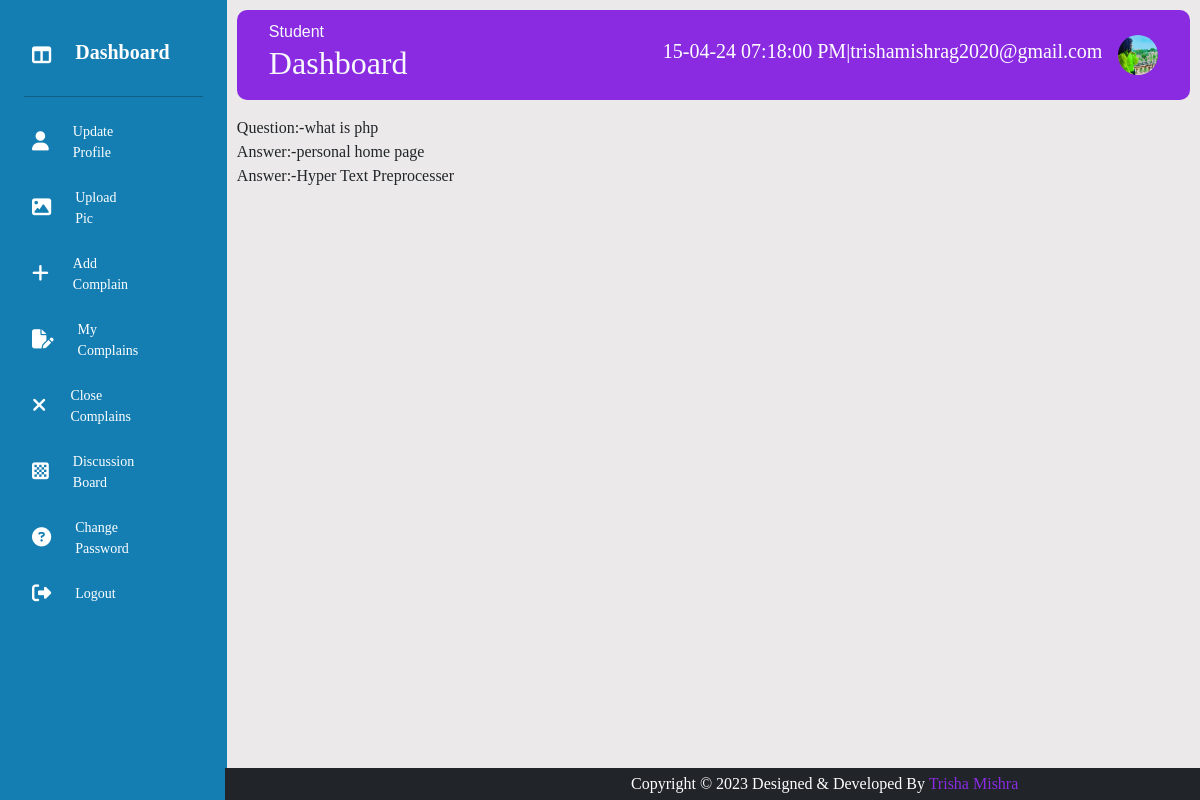
Screenshot of /view.php?id=1 (signed in) with the database file from the repository.
### tables this page shows
CREATE TABLE IF NOT EXISTS `tbl_user` (
  `uid` int(11) NOT NULL AUTO_INCREMENT,
  `name` varchar(60) NOT NULL,
  `fname` varchar(60) NOT NULL,
  `gender` varchar(6) NOT NULL,
  `email` varchar(30) NOT NULL,
  `password` varchar(40) NOT NULL,
  `mobile` bigint(20) NOT NULL,
  `dob` date NOT NULL,
  `address` varchar(60) NOT NULL,
  `city` varchar(12) NOT NULL,
  `pincode` int(11) NOT NULL,
  `course` varchar(20) NOT NULL,
  `sid` int(11) NOT NULL,
  `cid` int(11) NOT NULL,
  `profile_pic` varchar(200) NOT NULL,
  `status` varchar(5) NOT NULL,
  `dor` varchar(10) NOT NULL,
  PRIMARY KEY (`uid`)
);

CREATE TABLE IF NOT EXISTS `tbl_ques` (
  `qid` int(11) NOT NULL AUTO_INCREMENT,
  `uid` int(11) NOT NULL,
  `question` varchar(200) NOT NULL,
  `date` varchar(10) NOT NULL,
  PRIMARY KEY (`qid`)
);

CREATE TABLE IF NOT EXISTS `tbl_ans` (
  `aid` int(11) NOT NULL AUTO_INCREMENT,
  `uid` int(11) NOT NULL,
  `qid` int(11) NOT NULL,
  `answer` varchar(200) NOT NULL,
  `date` varchar(10) NOT NULL,
  PRIMARY KEY (`aid`)
);

### view.php (the view)
<?php
$qid=$_REQUEST['id'];
include("connection.php");
include("headeruser.php");
$query="select * from tbl_ans where qid='$qid'";
$res=mysqli_query($con,$query);
$query2="select * from tbl_ques where qid='$qid'";
$res2=mysqli_query($con,$query2);
if($row2=mysqli_fetch_array($res2))
    {
        echo "Question:-";
        echo $row2['question'];
        echo "<br/>";
    }
while($row=mysqli_fetch_array($res))
{
    echo "Answer:-";
echo $row['answer'];
echo "<br/>";
}
?>
<?php
include("mainuser.php");
?>

### headeruser.php (shortened to what this page needs)
<?php
$email=$_SESSION['user'];
include("connection.php");
$query="select * from tbl_user where email='$email'";
$res=mysqli_query($con,$query);
while($row=mysqli_fetch_array($res))
{
$filename=$row['profile_pic'];
 }
?>
<!DOCTYPE html>
<html lang="en">
<head>
    <link rel="stylesheet" href="https://cdnjs.cloudflare.com/ajax/libs/font-awesome/6.4.2/css/all.min.css" />
    <link rel="stylesheet" href="css/bootstrap.css">
</head>
<body>
    <div class="slidebar">
        <div class="logo"></div>
        <ul class="menu">
        <li class="active">
                <a href="userdashboard.php">
                <i class="fa-solid fa-table-columns"></i>
                    <h5><span><b>Dashboard</b></span></h5>
                </a>
            </li>
            <hr style="color:black;"/>
            <li>
                <a href="update.php">
                <i class="fas fa-user"></i>
                    <span>Update <br/>Profile</span>
                </a>
            </li>
            <li>
                <a href="pic.php">
                <i class="fa-solid fa-image"></i>
                    <span>Upload <br/>Pic</span>
                </a>
            </li>
            <li>
                <a href="addcomplain.php">
                <i class="fa-sharp fa-solid fa-plus"></i>
                    <span>Add <br/>Complain</span>
                </a>
            </li>
            <li>
                <a href="mycomplain.php">
                <i class="fa-solid fa-file-pen"></i>
                <span>My <br/>Complains</span>
                </a>
            </li>
            <li>
                <a href="closecomplain.php">
                <i class="fa-sharp fa-solid fa-xmark"></i>
                    <span>Close <br/>Complains</span>
                </a>
            </li>
            <li>
                <a href="discuss.php">
                <i class="fa-solid fa-chess-board"></i>
                    <span>Discussion <br/>Board</span>
                </a>
            </li>
            <li>
                <a href="userchangepass.php">
                    <i class="fas fa-question-circle"></i>
                    <span>Change <br/>Password</span>
                </a>
            </li>
            <li>
                <a href="studentlogout.php">
                <i class="fas fa-sign-out-alt"></i>
                    <span>Logout</span>
                </a>
            </li>
        </ul>
    </div>
    <div class="main--content">
        <div class="header--wrapper">
            <div class="header--title">
                <span  class="text-light" style="font-family:sans-serif;">Student</span>
                <h2 class="text-light" >Dashboard</h2>
            </div>
            <div class="user--info">
                <h5 style="color:#fff">
                <?php
                $currentTime=date('d-m-y h:i:s A');
                echo $currentTime;
                echo "|";
                echo $_SESSION['user'];
                ?>
                </h5>
                <div class="dropdown">
                <img src="student/<?php echo $filename; ?>" id="image" alt=""  data-bs-toggle="dropdown" aria-expanded="false"/>
                  </div>
            </div>
        </div>

### headeruser.php (style rules this page uses)
* { margin: 0%; padding: 0%; border: none; outline: none; box-sizing:border-box; }
body { display: flex; font-family:calibri; }
.slidebar { position: sticky; top: 0%; bottom: 0; left: 0; width:78px; height: 100vh; padding: 0 1.5rem; color: #fff; overflow: hidden; transition:all 0.5s linnear; background-color:#147eb3; }
.logo { padding: 12px; }
.menu { height: 88%; list-style: none; position: relative; padding: 0%; }
.menu li { padding: 0.5rem; margin: 8px 0; border-radius: 8px; transition: all 0.5s ease-in-out; }
.menu a { color:white; font-size: 14px; text-decoration: none; display: flex; align-items: center; gap: 1.5rem; }
.menu a i { font-size: 1.2rem; }
.menu a span { overflow: hidden; }
.main--content { position: relative; background: #ebe9e9; width: 100%; padding: 0.6rem; }
.header--wrapper img { width: 40px; height: 40px; cursor:pointer; border-radius: 50%; }
.header--wrapper { display: flex; justify-content: space-between; align-items: center; flex-wrap: wrap; background:blueviolet; border-radius: 10px; padding: 10px 2rem; margin-bottom: 1rem; }
.header--title { color: rgba(113, 99, 186, 255); }
.user--info { display: flex; align-items: center; gap:1rem; }

### rows the page displays
tbl_user: profile_pic (picture)
tbl_ques: question "what is php"
tbl_ans: answer "personal home page"
tbl_ans: answer "Hyper Text Preprocesser"

### other values shown
$_SESSION['user'] "trishamishrag2020@gmail.com"
